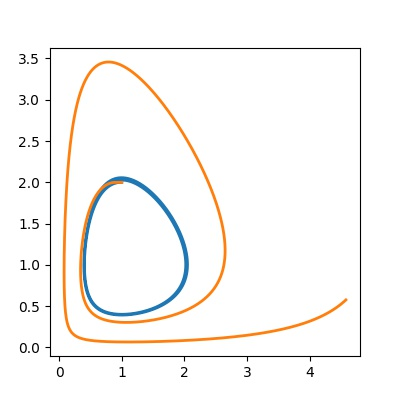

Reproduce this figure in Python.
""" Lotka volterra DDE """

from pylab import array, linspace, subplots
from ddeint import ddeint


def model(Y, t, d):
    x, y = Y(t)
    xd, yd = Y(t - d)
    return array([0.5 * x * (1 - yd), -0.5 * y * (1 - xd)])


g = lambda t: array([1, 2])
tt = linspace(2, 30, 20000)

fig, ax = subplots(1, figsize=(4, 4))

for d in [0, 0.2]:
    print("Computing for d=%.02f" % d)
    yy = ddeint(model, g, tt, fargs=(d,))
    # WE PLOT X AGAINST Y
    ax.plot(yy[:, 0], yy[:, 1], lw=2, label="delay = %.01f" % d)

ax.figure.savefig("lotka.jpeg")
